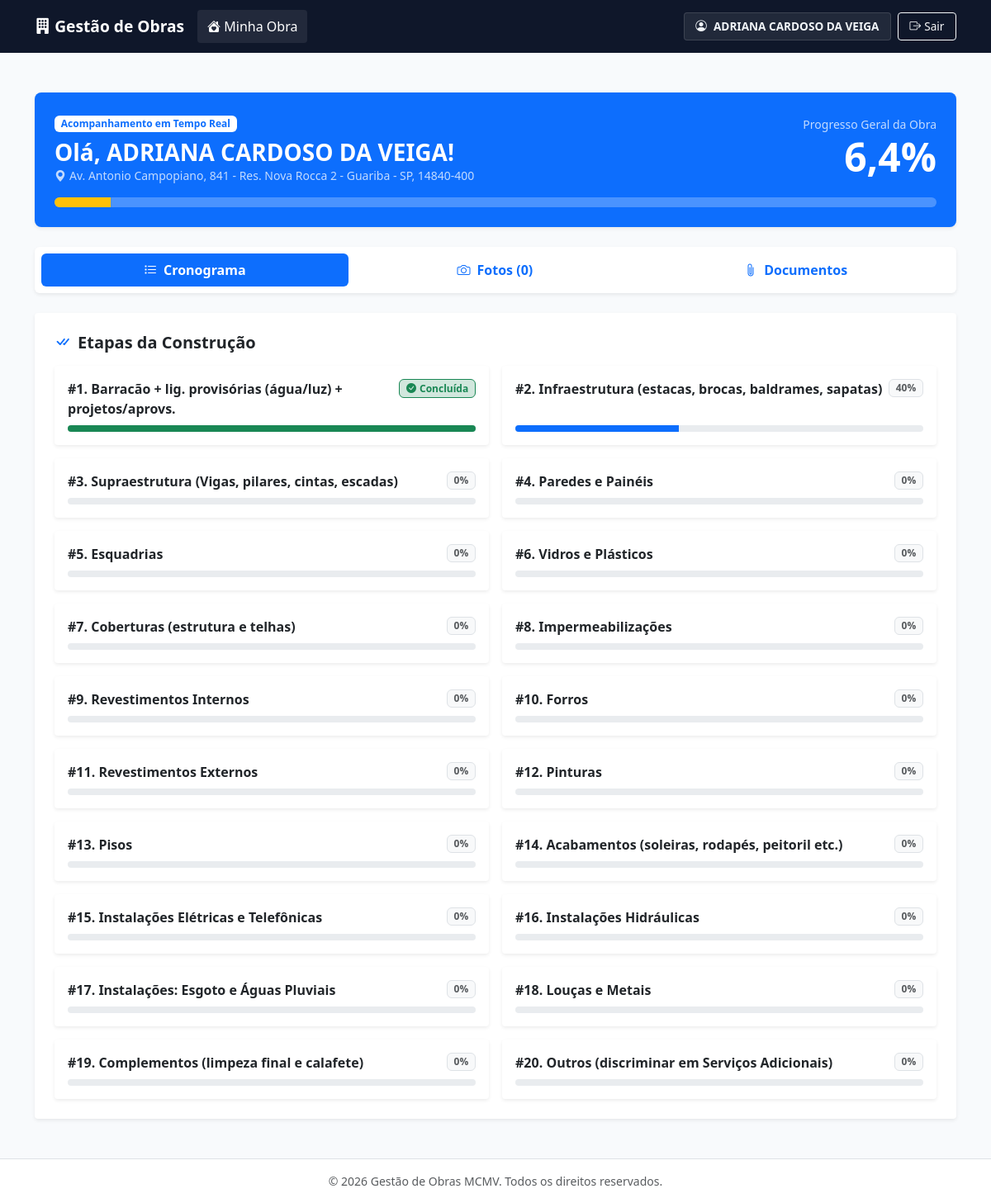
The page /portal (signed in) on the database its author committed.
### tables this page shows
CREATE TABLE `obras` (
  `id` int(11) NOT NULL,
  `cliente_id` int(11) NOT NULL,
  `modelo_id` int(11) DEFAULT NULL,
  `endereco_obra` varchar(255) NOT NULL,
  `valor_total` decimal(12,2) NOT NULL DEFAULT 0.00,
  `valor_terreno` decimal(12,2) DEFAULT 0.00,
  `valor_subsidio` decimal(12,2) DEFAULT 0.00,
  `valor_entrada` decimal(12,2) DEFAULT 0.00,
  `sobra_construcao` decimal(12,2) DEFAULT 0.00,
  `progresso_total` decimal(5,2) DEFAULT 0.00,
  `arquivo_projeto` varchar(255) DEFAULT NULL,
  `criado_em` timestamp NULL DEFAULT current_timestamp()
);

CREATE TABLE `usuarios` (
  `id` int(11) NOT NULL,
  `nome` varchar(255) NOT NULL,
  `cpf` varchar(20) DEFAULT NULL,
  `usuario` varchar(100) DEFAULT NULL,
  `email` varchar(255) DEFAULT NULL,
  `telefone` varchar(30) DEFAULT NULL,
  `endereco` varchar(255) DEFAULT NULL,
  `senha` varchar(255) NOT NULL,
  `tipo` enum('admin','cliente') NOT NULL DEFAULT 'cliente',
  `criado_em` timestamp NULL DEFAULT current_timestamp()
);

CREATE TABLE `obra_etapas` (
  `id` int(11) NOT NULL,
  `obra_id` int(11) NOT NULL,
  `ordem` int(11) NOT NULL,
  `nome_etapa` varchar(255) NOT NULL,
  `peso_percentual` decimal(5,2) NOT NULL DEFAULT 0.00,
  `valor_etapa` decimal(12,2) NOT NULL DEFAULT 0.00,
  `progresso` decimal(5,2) NOT NULL DEFAULT 0.00,
  `concluido` tinyint(1) DEFAULT 0
);

### pages/portal-cliente.php (the view, shortened to what this page needs)
<?php
$cliente_id = $_SESSION['usuario_id'];
$stmtObra = $pdo->prepare("
    SELECT o.*, u.nome AS nome_cliente, u.telefone AS fone_cliente
    FROM obras o
    JOIN usuarios u ON o.cliente_id = u.id
    WHERE o.cliente_id = ?
    ORDER BY o.id DESC LIMIT 1
");
$stmtObra->execute([$cliente_id]);
$obra = $stmtObra->fetch();
$obra_id = $obra['id'];
$stmtEtapas = $pdo->prepare("SELECT * FROM obra_etapas WHERE obra_id = ? ORDER BY ordem ASC");
$stmtEtapas->execute([$obra_id]);
$etapas = $stmtEtapas->fetchAll();
$stmtFotos = $pdo->prepare("SELECT * FROM obra_fotos WHERE obra_id = ? ORDER BY id DESC");
$stmtFotos->execute([$obra_id]);
$fotos = $stmtFotos->fetchAll();
require_once __DIR__ . '/../includes/header.php';
?>
<div class="container my-3 my-md-4">
    <div class="card border-0 shadow-sm p-3 p-md-4 mb-4 bg-primary text-white rounded-3">
        <div class="d-flex flex-column flex-md-row justify-content-between align-items-md-center gap-3">
            <div>
                <span class="badge bg-white text-primary fw-bold mb-2">Acompanhamento em Tempo Real</span>
                <h3 class="fw-bold m-0">Olá, <?= htmlspecialchars($obra['nome_cliente']) ?>!</h3>
                <p class="m-0 small opacity-75"><i class="bi bi-geo-alt-fill me-1"></i><?= htmlspecialchars($obra['endereco_obra']) ?></p>
            </div>
            <div class="text-md-end">
                <small class="d-block opacity-75">Progresso Geral da Obra</small>
                <h1 class="fw-bold m-0 display-5"><?= number_format((float)$obra['progresso_total'], 1, ',', '.') ?>%</h1>
            </div>
        </div>
        <div class="progress mt-3 bg-white bg-opacity-25" style="height: 12px;">
            <div class="progress-bar bg-warning" style="width: <?= (float)$obra['progresso_total'] ?>%;"></div>
        </div>
    </div>
    <ul class="nav nav-pills nav-fill mb-4 bg-white p-2 rounded shadow-sm gap-2" id="portalTabs" role="tablist">
        <li class="nav-item">
            <button class="nav-link active fw-bold py-2" id="crono-tab" data-bs-toggle="tab" data-bs-target="#crono-pane"><i class="bi bi-list-task me-1"></i> Cronograma</button>
        </li>
        <li class="nav-item">
            <button class="nav-link fw-bold py-2" id="fotos-tab" data-bs-toggle="tab" data-bs-target="#fotos-pane"><i class="bi bi-camera me-1"></i> Fotos (<?= count($fotos) ?>)</button>
        </li>
        <li class="nav-item">
            <button class="nav-link fw-bold py-2" id="docs-tab" data-bs-toggle="tab" data-bs-target="#docs-pane"><i class="bi bi-paperclip me-1"></i> Documentos</button>
        </li>
    </ul>
    <div class="tab-content" id="portalTabsContent">
        <div class="tab-pane fade show active" id="crono-pane">
            <div class="card border-0 shadow-sm p-3 p-md-4">
                <h5 class="fw-bold text-dark mb-3"><i class="bi bi-check-all me-2 text-primary"></i>Etapas da Construção</h5>
                <div class="row g-3">
                    <?php foreach ($etapas as $e): ?>
                        <div class="col-12 col-md-6">
                            <div class="card card-step p-3 h-100 border-0 shadow-sm bg-white">
                                <div class="d-flex justify-content-between align-items-start mb-2">
                                    <span class="fw-bold text-dark fs-6">#<?= $e['ordem'] ?>. <?= htmlspecialchars($e['nome_etapa']) ?></span>
                                    <?php if ($e['concluido']): ?>
                                        <span class="badge bg-success-subtle text-success border border-success fw-bold"><i class="bi bi-check-circle-fill me-1"></i>Concluída</span>
                                    <?php else: ?>
                                        <span class="badge bg-light text-muted border fw-bold"><?= number_format((float)$e['progresso'], 0) ?>%</span>
                                    <?php endif; ?>
                                </div>
                                <div class="progress mt-auto" style="height: 8px;">
                                    <div class="progress-bar <?= $e['concluido'] ? 'bg-success' : 'bg-primary' ?>" style="width: <?= (float)$e['progresso'] ?>%;"></div>
                                </div>
                            </div>
                        </div>
                    <?php endforeach; ?>
                </div>
            </div>
        </div>
    </div>
</div>
<?php require_once __DIR__ . '/../includes/footer.php'; ?>

### index.php (shortened to what this page needs)
<?php
require_once __DIR__ . '/config/database.php';
$request = parse_url($_SERVER['REQUEST_URI'], PHP_URL_PATH);
$route = trim($request, '/');
switch ($route) {
    case 'portal':
        require __DIR__ . '/pages/portal-cliente.php';
        break;
}

### includes/header.php (shortened to what this page needs)
<?php
$usuario_nome = $_SESSION['usuario_nome'] ?? 'Usuário';
$usuario_tipo = $_SESSION['usuario_tipo'] ?? 'cliente';
$pagina_atual = basename($_SERVER['PHP_SELF'], '.php');
?>
<!DOCTYPE html>
<html lang="pt-BR">
<head>
    <link href="https://cdn.jsdelivr.net/npm/bootstrap@5.3.2/dist/css/bootstrap.min.css" rel="stylesheet">
    <link rel="stylesheet" href="https://cdn.jsdelivr.net/npm/bootstrap-icons@1.11.1/font/bootstrap-icons.css">
    <link rel="stylesheet" href="/assets/css/style.css">
</head>
<body class="d-flex flex-column min-vh-100">
<nav class="navbar navbar-expand-lg navbar-dark navbar-custom sticky-top">
    <div class="container">
        <a class="navbar-brand" href="<?= $usuario_tipo === 'admin' ? '/dashboard' : '/portal' ?>">
            <i class="bi bi-building-fill"></i> Gestão de Obras
        </a>
        <div class="collapse navbar-collapse" id="navbarMain">
            <?php if (isset($_SESSION['usuario_id'])): ?>
                <ul class="navbar-nav me-auto mb-2 mb-lg-0 mt-2 mt-lg-0">
                    <?php if ($usuario_tipo === 'admin'): ?>
                        <li class="nav-item">
                            <a class="nav-link <?= $pagina_atual === 'dashboard' ? 'active' : '' ?>" href="/dashboard">
                                <i class="bi bi-speedometer2"></i> Dashboard
                            </a>
                        </li>
                        <li class="nav-item">
                            <a class="nav-link <?= $pagina_atual === 'clientes' ? 'active' : '' ?>" href="/clientes">
                                <i class="bi bi-people-fill"></i> Clientes
                            </a>
                        </li>
                        <li class="nav-item">
                            <a class="nav-link <?= in_array($pagina_atual, ['modelos', 'modelo-novo', 'modelo-editar']) ? 'active' : '' ?>" href="/modelos">
                                <i class="bi bi-house-door-fill"></i> Modelos
                            </a>
                        </li>
                        <li class="nav-item">
                            <a class="nav-link <?= $pagina_atual === 'nova-obra' ? 'active' : '' ?>" href="/nova-obra">
                                <i class="bi bi-plus-circle-fill"></i> Nova Obra
                            </a>
                        </li>
                    <?php else: ?>
                        <li class="nav-item">
                            <a class="nav-link <?= $pagina_atual === 'portal' ? 'active' : '' ?>" href="/portal">
                                <i class="bi bi-house-heart-fill"></i> Minha Obra
                            </a>
                        </li>
                    <?php endif; ?>
                </ul>
                <div class="d-flex align-items-lg-center gap-2 user-menu-mobile">
                    <a href="/meu-perfil" class="btn-user-profile d-inline-flex align-items-center gap-2">
                        <i class="bi bi-person-circle"></i> <?= htmlspecialchars($usuario_nome) ?>
                    </a>
                    <a href="/logout" class="btn btn-outline-light btn-sm btn-logout d-inline-flex align-items-center gap-1">
                        <i class="bi bi-box-arrow-right"></i> Sair
                    </a>
                </div>
            <?php endif; ?>
        </div>
    </div>
</nav>
<main class="flex-grow-1 py-4">

### includes/footer.php (shortened to what this page needs)
</main>
<footer class="mt-auto py-3 bg-white border-top">
    <div class="container text-center text-muted small">
        &copy; <?= date('Y') ?> Gestão de Obras MCMV. Todos os direitos reservados.
    </div>
</footer>
</body>
</html>

### assets/css/style.css (style rules this page uses)
:root { --primary-color: #2563eb; --primary-hover: #1d4ed8; --dark-bg: #0f172a; --body-bg: #f8fafc; --border-color: #e2e8f0; }
html, body { height: 100%; }
body { background-color: var(--body-bg); color: #1e293b; font-family: system-ui, -apple-system, "Segoe UI", Roboto, Arial, sans-serif; }
.navbar-custom { background-color: var(--dark-bg) !important; padding: 0.75rem 1rem; }
.navbar-custom .navbar-brand { font-weight: 700; font-size: 1.2rem; color: #ffffff !important; }
.navbar-custom .nav-link { color: #94a3b8 !important; font-weight: 500; padding: 0.5rem 0.75rem !important; border-radius: 4px; }
.navbar-custom .nav-link:hover, .navbar-custom .nav-link.active { color: #ffffff !important; background-color: rgba(255, 255, 255, 0.08); }
.navbar-custom .btn-user-profile { color: #f1f5f9; background: rgba(255, 255, 255, 0.08); border: 1px solid rgba(255, 255, 255, 0.12); border-radius: 4px; padding: 0.35rem 0.85rem; font-size: 0.85rem; font-weight: 600; text-decoration: none; }
.navbar-custom .btn-logout { border-radius: 4px; padding: 0.35rem 0.85rem; font-size: 0.85rem; }
.card { border: 1px solid var(--border-color); border-radius: 4px; background-color: #ffffff; }

### rows shown on the page
obras: cliente.nome "ADRIANA CARDOSO DA VEIGA", endereco_obra "Av. Antonio Campopiano, 841 - Res. Nova Rocca 2 - Guariba - SP, 14840-400", progresso_total "6,4"
obra_etapas: ordem "1", nome_etapa "Barracão + lig. provisórias (água/luz) + projetos/aprovs.", concluido 1 (drawn)
obra_etapas: ordem "2", nome_etapa "Infraestrutura (estacas, brocas, baldrames, sapatas)", progresso "40", concluido 0 (drawn)
obra_etapas: ordem "3", nome_etapa "Supraestrutura (Vigas, pilares, cintas, escadas)", progresso "0"
obra_etapas: ordem "4", nome_etapa "Paredes e Painéis", progresso "0"
obra_etapas: ordem "5", nome_etapa "Esquadrias", progresso "0"
obra_etapas: ordem "6", nome_etapa "Vidros e Plásticos", progresso "0"
obra_etapas: ordem "7", nome_etapa "Coberturas (estrutura e telhas)", progresso "0"
obra_etapas: ordem "8", nome_etapa "Impermeabilizações", progresso "0"
obra_etapas: ordem "9", nome_etapa "Revestimentos Internos", progresso "0"
obra_etapas: ordem "10", nome_etapa "Forros", progresso "0"
obra_etapas: ordem "11", nome_etapa "Revestimentos Externos", progresso "0"
obra_etapas: ordem "12", nome_etapa "Pinturas", progresso "0"
obra_etapas: ordem "13", nome_etapa "Pisos", progresso "0"
obra_etapas: ordem "14", nome_etapa "Acabamentos (soleiras, rodapés, peitoril etc.)", progresso "0"
obra_etapas: ordem "15", nome_etapa "Instalações Elétricas e Telefônicas", progresso "0"
obra_etapas: ordem "16", nome_etapa "Instalações Hidráulicas", progresso "0"
obra_etapas: ordem "17", nome_etapa "Instalações: Esgoto e Águas Pluviais", progresso "0"
obra_etapas: ordem "18", nome_etapa "Louças e Metais", progresso "0"
obra_etapas: ordem "19", nome_etapa "Complementos (limpeza final e calafete)", progresso "0"
obra_etapas: ordem "20", nome_etapa "Outros (discriminar em Serviços Adicionais)", progresso "0"

### other values the page prints
$usuario_nome "ADRIANA CARDOSO DA VEIGA"
count($fotos) "0"
